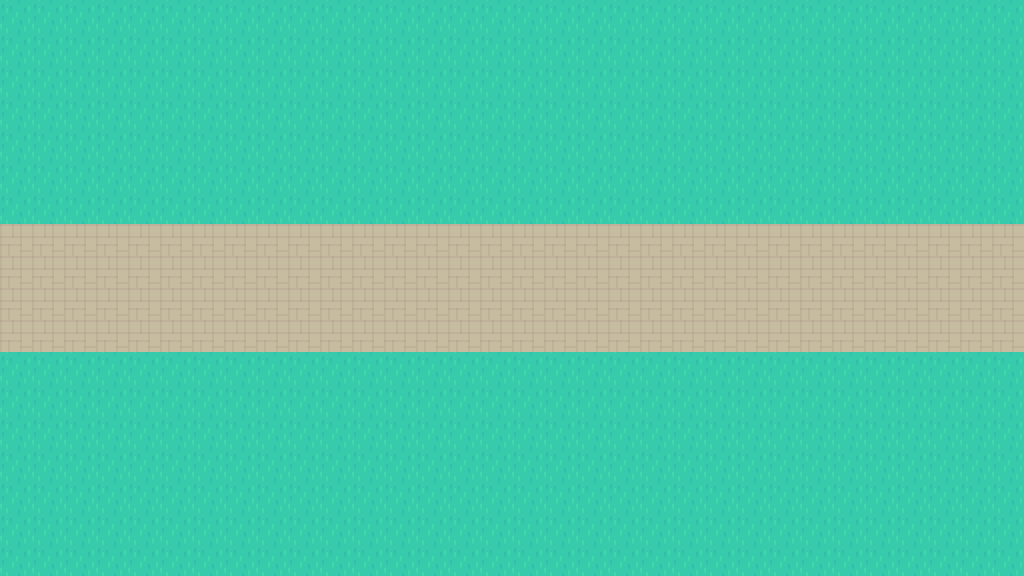

Rendered tile map (Tiled .tmx) drawn with the repository's tilesets; below, a short description and the full map source, tile grids included:
An orthogonal 32x18 tile map with 32x32 px tiles, 1 tile layer (Ground) and 11 objects (6x wall, 2x spawn, spawn_point, trigger, portal).

<map version="1.10" tiledversion="1.11.2" orientation="orthogonal" renderorder="right-down" width="32" height="18" tilewidth="32" tileheight="32" infinite="0" nextlayerid="3" nextobjectid="12">
 <properties>
  <property name="stage_id" value="stage.world_grove" />
  <property name="display_name" value="Quiet Grove" />
  <property name="display_name_key" value="stage.world_grove.name" />
  <property name="mode" value="topdown" />
  <property name="camera_width" type="float" value="800" />
  <property name="camera_height" type="float" value="450" />
  <property name="background" value="#10231c" />
 </properties>
 <tileset firstgid="1" name="world_tileset" tilewidth="32" tileheight="32" tilecount="486" columns="27">
  <properties>
   <property name="asset" value="image.world_tileset" />
  </properties>
  <image source="../../assets/runtime/images/tilesets/tileset_area1.png" trans="ff00ff" width="864" height="576" />
 </tileset>
 <layer id="1" name="Ground" width="32" height="18">
  <data encoding="csv">
29,29,29,29,29,29,29,29,29,29,29,29,29,29,29,29,29,29,29,29,29,29,29,29,29,29,29,29,29,29,29,29,
29,29,29,29,29,29,29,29,29,29,29,29,29,29,29,29,29,29,29,29,29,29,29,29,29,29,29,29,29,29,29,29,
29,29,29,29,29,29,29,29,29,29,29,29,29,29,29,29,29,29,29,29,29,29,29,29,29,29,29,29,29,29,29,29,
29,29,29,29,29,29,29,29,29,29,29,29,29,29,29,29,29,29,29,29,29,29,29,29,29,29,29,29,29,29,29,29,
29,29,29,29,29,29,29,29,29,29,29,29,29,29,29,29,29,29,29,29,29,29,29,29,29,29,29,29,29,29,29,29,
29,29,29,29,29,29,29,29,29,29,29,29,29,29,29,29,29,29,29,29,29,29,29,29,29,29,29,29,29,29,29,29,
29,29,29,29,29,29,29,29,29,29,29,29,29,29,29,29,29,29,29,29,29,29,29,29,29,29,29,29,29,29,29,29,
110,110,110,110,110,110,110,110,110,110,110,110,110,110,110,110,110,110,110,110,110,110,110,110,110,110,110,110,110,110,110,110,
110,110,110,110,110,110,110,110,110,110,110,110,110,110,110,110,110,110,110,110,110,110,110,110,110,110,110,110,110,110,110,110,
110,110,110,110,110,110,110,110,110,110,110,110,110,110,110,110,110,110,110,110,110,110,110,110,110,110,110,110,110,110,110,110,
110,110,110,110,110,110,110,110,110,110,110,110,110,110,110,110,110,110,110,110,110,110,110,110,110,110,110,110,110,110,110,110,
29,29,29,29,29,29,29,29,29,29,29,29,29,29,29,29,29,29,29,29,29,29,29,29,29,29,29,29,29,29,29,29,
29,29,29,29,29,29,29,29,29,29,29,29,29,29,29,29,29,29,29,29,29,29,29,29,29,29,29,29,29,29,29,29,
29,29,29,29,29,29,29,29,29,29,29,29,29,29,29,29,29,29,29,29,29,29,29,29,29,29,29,29,29,29,29,29,
29,29,29,29,29,29,29,29,29,29,29,29,29,29,29,29,29,29,29,29,29,29,29,29,29,29,29,29,29,29,29,29,
29,29,29,29,29,29,29,29,29,29,29,29,29,29,29,29,29,29,29,29,29,29,29,29,29,29,29,29,29,29,29,29,
29,29,29,29,29,29,29,29,29,29,29,29,29,29,29,29,29,29,29,29,29,29,29,29,29,29,29,29,29,29,29,29,
29,29,29,29,29,29,29,29,29,29,29,29,29,29,29,29,29,29,29,29,29,29,29,29,29,29,29,29,29,29,29,29
  </data>
 </layer>
 <objectgroup id="2" name="Stage Objects">
  <object id="1" name="player" class="spawn" x="96" y="288">
   <properties>
    <property name="actor" value="actor.hero" />
   </properties>
   <point />
  </object>
  <object id="2" name="boss.grove_guardian" class="spawn" x="620" y="288">
   <properties>
    <property name="actor" value="actor.grove_guardian" />
   </properties>
   <point />
  </object>
  <object id="3" name="west_entry" class="spawn_point" x="96" y="288"><point /></object>
  <object id="4" name="north_boundary" class="wall" x="0" y="0" width="1024" height="32" />
  <object id="5" name="south_boundary" class="wall" x="0" y="544" width="1024" height="32" />
  <object id="6" name="west_north" class="wall" x="0" y="0" width="32" height="224" />
  <object id="7" name="west_south" class="wall" x="0" y="352" width="32" height="224" />
  <object id="8" name="east_boundary" class="wall" x="992" y="0" width="32" height="576" />
  <object id="9" name="grove_rocks" class="wall" x="690" y="150">
   <polygon points="0,0 150,28 120,126 18,104" />
  </object>
  <object id="10" name="grove_discovery" class="trigger" x="570" y="360" width="120" height="100">
   <properties>
    <property name="once" type="bool" value="true" />
    <property name="actions" value="[{&quot;type&quot;:&quot;emit&quot;,&quot;name&quot;:&quot;world.grove_discovered&quot;,&quot;data&quot;:{&quot;region&quot;:&quot;grove&quot;}},{&quot;type&quot;:&quot;show_notice&quot;,&quot;text_key&quot;:&quot;notice.grove.warning&quot;,&quot;tone&quot;:&quot;warning&quot;,&quot;duration&quot;:4}]" />
   </properties>
  </object>
  <object id="11" name="to_hub" class="portal" x="0" y="224" width="32" height="128">
   <properties>
    <property name="target_stage" value="stage.world_hub" />
    <property name="target_spawn" value="grove_return" />
   </properties>
  </object>
 </objectgroup>
</map>
